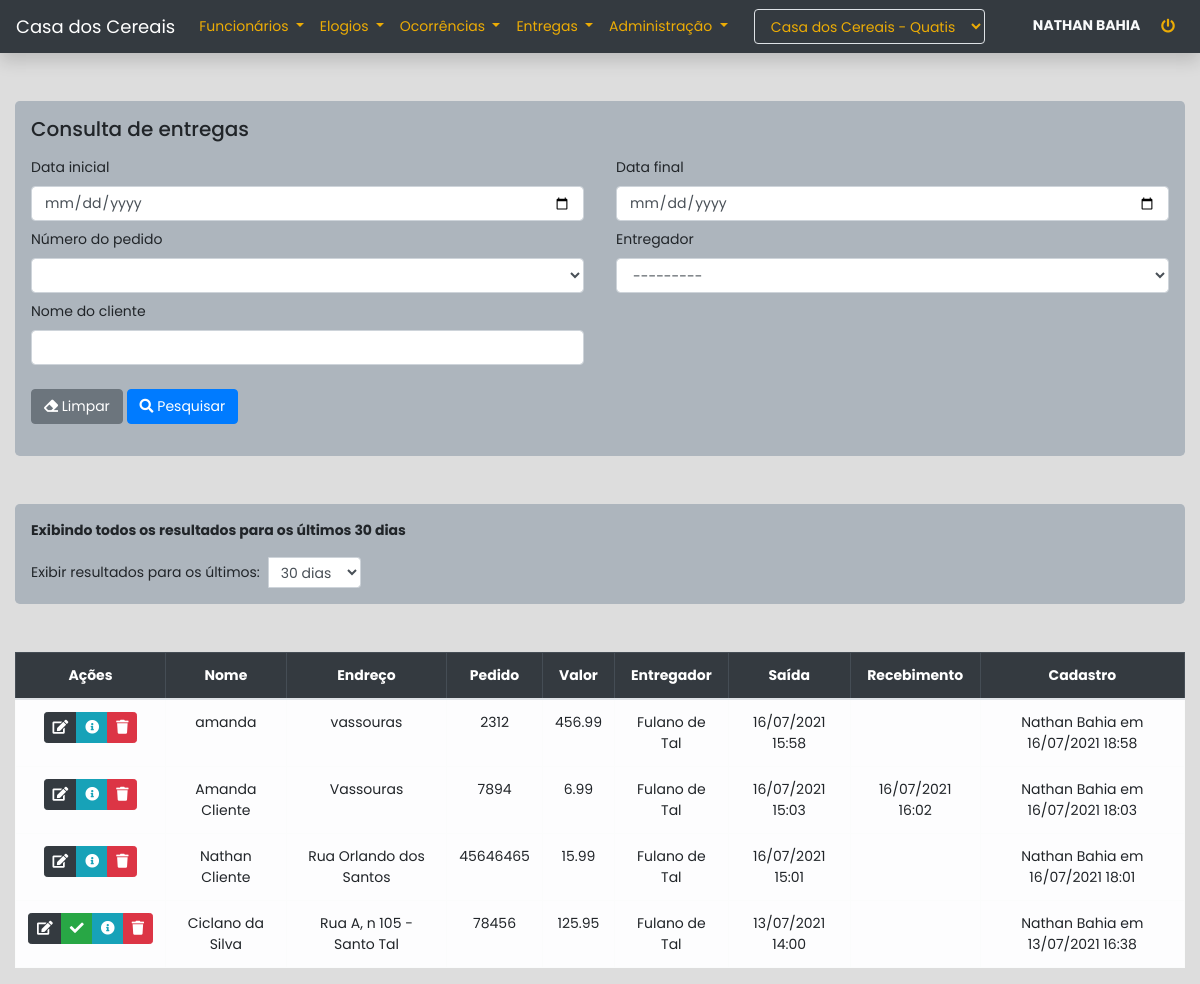
Before: /entregas/consulta (signed in) with the older database file.
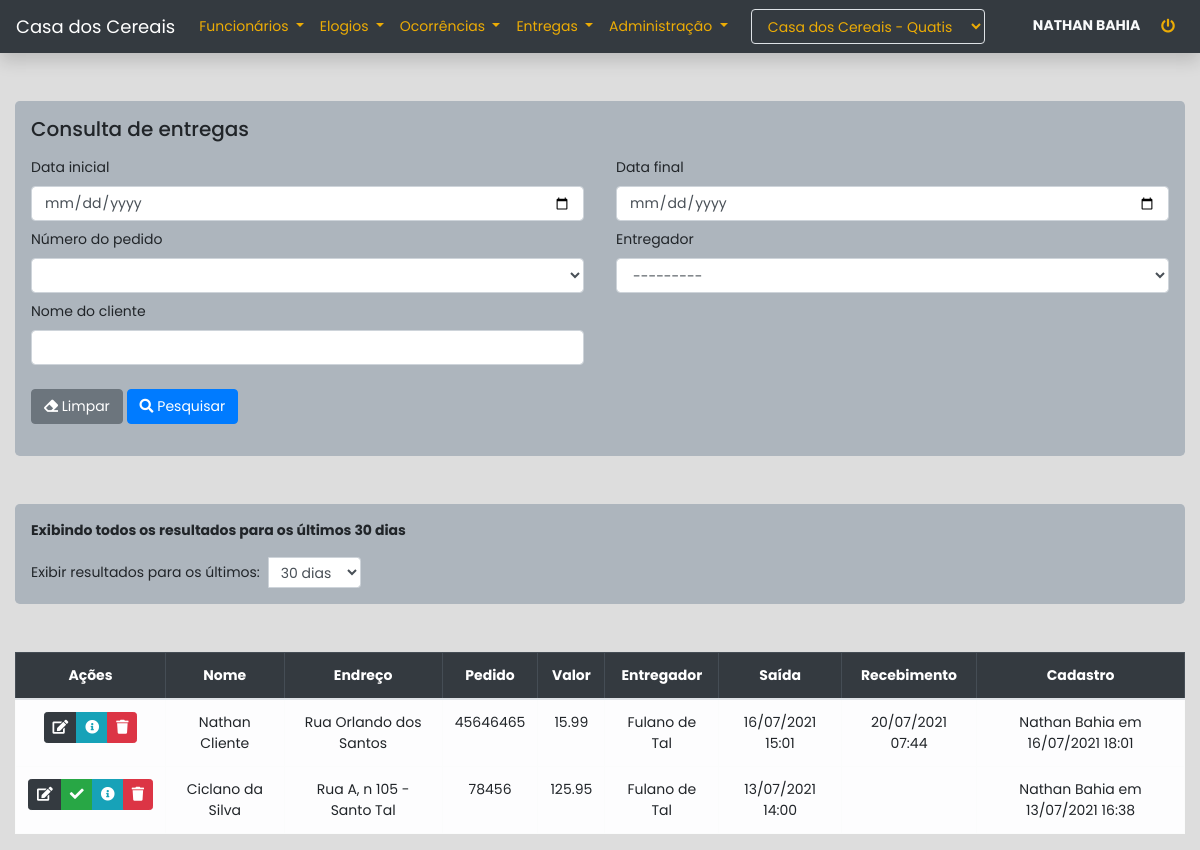
After: the same page with the newer database file.
### apps/entregas/models.py (models this page shows, shortened)
class Entrega(Base):
    nome_cliente = models.CharField(max_length=255)
    endereco_cliente = models.CharField(max_length=255)
    numero_pedido = models.CharField(max_length=255)
    valor_pedido = models.DecimalField(max_digits=10, decimal_places=2)
    saida_pedido = models.DateTimeField()
    filial_pedido = models.ForeignKey('core.Filial', on_delete=models.CASCADE)
    recebimento_pedido = models.DateTimeField(blank=True, null=True)
    detalhes_pedido = models.TextField(blank=True, null=True)
    observacao_final = models.TextField(blank=True, null=True)
    usuario_recebimento = models.ForeignKey(User, on_delete=models.SET_NULL, blank=True, null=True, related_name='usuario_recebimento')
    entregador = models.ForeignKey(Entregador, on_delete=models.SET_NULL, null=True)
    is_active = ObjAtivosManager()
    class Meta:
        ordering = ['saida_pedido']
    @property
    def recebida(self):
        if self.usuario_recebimento:
            return True
        return False

class Entregador(Base):
    nome = models.CharField(max_length=255)
    filial = models.ForeignKey('core.Filial', on_delete=models.CASCADE)
    telefone = models.CharField(max_length=20, blank=True, null=True)
    veiculo = models.CharField(max_length=255, blank=True, null=True)
    placa = models.CharField(max_length=20, blank=True, null=True)
    is_active = ObjAtivosManager()
    def __str__(self):
        return self.nome
    class Meta:
        ordering = ['nome']
        verbose_name = 'Entregador'
        verbose_name_plural = 'Entregadores'

### apps/entregas/views.py (the view, shortened to what this page needs)
# urls.py: path('consulta', views.consulta_entregas, name='consulta_entregas'),
@login_required
def consulta_entregas(request):
    usuario = request.user.perfil.latest('id')
    consulta = False
    dias = 30 if request.GET.get('dias') not in ['30', '60', '90', '120'] else request.GET.get('dias')
    data_range = utils.get_data_range(dias)
    filtros = {
        'saida_pedido__range': data_range,
        'filial_pedido': usuario.filial
    }
    query = models.Entrega.is_active.filter(**filtros).order_by('-criacao')
    form = forms.ConsultaEntregaForm(
        usuario=usuario,
        data=request.GET
    )
    context = {
        'form': form,
        'dias': dias,
        'consulta': consulta,
        'filtros': filtros,
        'entregas': query
    }
    return render(request, 'entregas/consultas.html', context)

### apps/core/context_processors.py (called while the page is built)
def usuario(request):
    if not request.user.is_authenticated:
        return {}
    context = {'usuario': {}}
    perfil = request.user.perfil.order_by('id').last()
    if perfil:
        context['usuario']['filial'] = perfil.filial
        context['usuario']['filiais'] = models.Filial.is_active.all()
        if perfil.tipo == '2':
            context['usuario']['administrador'] = True
    return context

### apps/core/models.py (called while the page is built)
    def get_queryset(self):
        return super(ObjAtivosManager, self).get_queryset().filter(ativo=True)

    @property
    def cadastro(self):
        if self.usuario:
            return f"{self.usuario.get_full_name()} em {self.criacao.strftime('%d/%m/%Y %H:%M')}"
        return f"Usuário excluído em {self.criacao.strftime('%d/%m/%Y')}"

    def __str__(self):
        return f'{self.nome} - {self.cidade}'

### apps/core/utils.py (called while the page is built)
def get_data_range(dias: int, convert=False) -> list:
    presente = datetime.today().date()
    passado = presente - timedelta(days=int(dias))
    if convert:
        return [convert_date_to_datetime(passado), convert_date_to_datetime(presente, inicio=False)]
    return [passado, presente]

### apps/entregas/templates/entregas/consultas.html (shortened to what the changed rows need)
{% extends 'core/base.html' %}
{% load bootstrap4 %}
{% block content %}
<div class="container-fluid">
    {% if entregas %}
        <div class="table-responsive mt-5">
            <table class="table table-bordered text-center">
                <thead class="table-dark">
                    <tr>
                        <th>Ações</th>
                        <th>Nome</th>
                        <th>Endreço</th>
                        <th>Pedido</th>
                        <th>Valor</th>
                        <th>Entregador</th>
                        <th>Saída</th>
                        <th>Recebimento</th>
                        <th>Cadastro</th>
                    </tr>
                </thead>
                <tbody class="table-light">
                    {% for entrega in entregas %}
                        <tr>
                            <td>
                                <div class="btn-group">
                                    <a href="{% url "entregas:edit_entregas" entrega.id %}" class="btn btn-sm btn-dark"><i class="fas fa-edit"></i></a>
                                    {% if not entrega.recebida %}
                                        <button class="btn btn-sm btn-success btn-finaliza-entrega" data-entrega="{{ entrega.id }}"><i class="fas fa-check"></i></button>
                                    {% endif %}
                                    <button class="btn btn-sm btn-info btn-info-entrega" data-entrega="{{ entrega.id }}"><i class="fas fa-info-circle"></i></button>
                                    <button class="btn btn-sm btn-danger btn-delete-entrega" data-entrega="{{ entrega.id }}"><i class="fas fa-trash"></i></button>
                                </div>
                            </td>
                            <td>{{ entrega.nome_cliente }}</td>
                            <td>{{ entrega.endereco_cliente }}</td>
                            <td>{{ entrega.numero_pedido }}</td>
                            <td>{{ entrega.valor_pedido }}</td>
                            <td>{{ entrega.entregador.nome }}</td>
                            <td>{{ entrega.saida_pedido|date:'d/m/Y H:i' }}</td>
                            <td>{{ entrega.recebimento_pedido|date:'d/m/Y H:i' }}</td>
                            <td>{{ entrega.cadastro }}</td>
                        </tr>
                    {% endfor %}
                </tbody>
            </table>
        </div>
    {% endif %}
</div>
{% endblock content %}

Changed rows visible on the page:
no longer on this page (row edited): Entrega: nome_cliente "amanda", endereco_cliente "vassouras", numero_pedido "2312", valor_pedido "456.99", entregador.nome "Fulano de Tal", saida_pedido "16/07/2021 15:58", cadastro "Nathan Bahia em 16/07/2021 18:58"
no longer on this page (row edited): Entrega: nome_cliente "Amanda Cliente", endereco_cliente "Vassouras", numero_pedido "7894", valor_pedido "6.99", entregador.nome "Fulano de Tal", saida_pedido "16/07/2021 15:03", recebimento_pedido "16/07/2021 16:02", cadastro "Nathan Bahia em 16/07/2021 18:03"
changed Entrega "Nathan Cliente": recebimento_pedido (not shown) → "20/07/2021 07:44"
